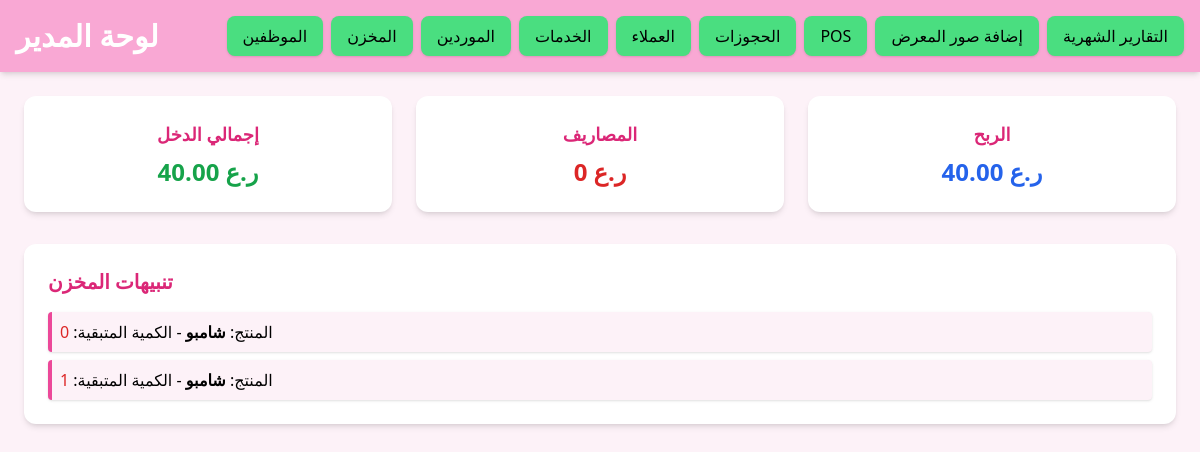
The app's page /admin (signed in), older data.
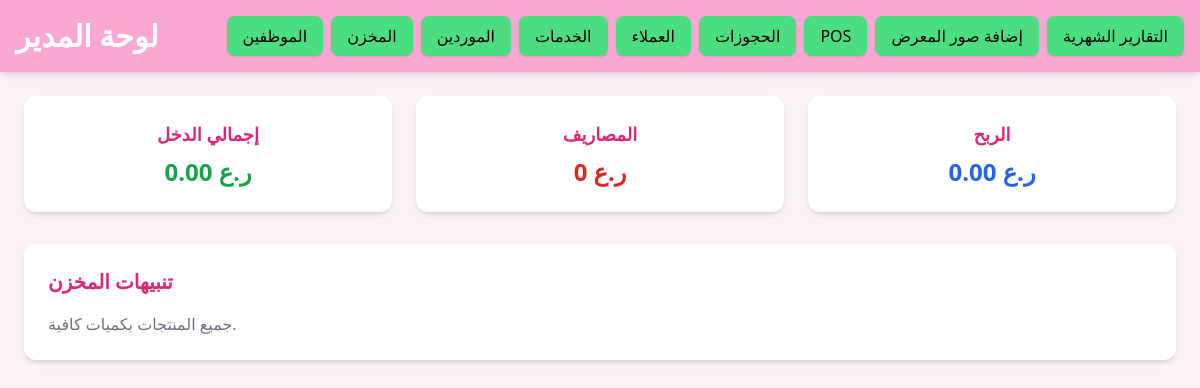
The same page, newer data.
### models.py (models this page shows)
class Inventory(db.Model):
    id = db.Column(db.Integer, primary_key=True)
    product = db.Column(db.String(150), nullable=False)
    quantity = db.Column(db.Integer, default=0)
    reorder_level = db.Column(db.Integer, default=10)
    updated_at = db.Column(db.DateTime, default=datetime.utcnow, onupdate=datetime.utcnow)
    image_url = db.Column(db.String(200))

### routes/main.py (the view)
@main_bp.route('/admin')
def admin_dashboard():
    if session.get('role') != 'admin':
        return "Access Denied", 403
    employees = (
        db.session.query(
            Employee.id,
            Employee.name,
            Employee.specialty,
            func.count(Booking.id).label('bookings_count'),
            func.coalesce(func.sum(Service.price), 0).label('total_earned')
        )
        .outerjoin(Booking, Booking.employee_id == Employee.id)
        .outerjoin(Service, Service.id == Booking.service_id)
        .group_by(Employee.id)
        .all()
    )
    services = Service.query.all()
    suppliers = Supplier.query.all()
    income_sum = db.session.query(func.coalesce(func.sum(Revenue.amount), 0)).scalar()
    expenses_sum = db.session.query(func.coalesce(func.sum(Expense.amount), 0)).scalar()
    salaries_sum = db.session.query(func.coalesce(func.sum(Salary.amount), 0)).scalar()
    income_sum = income_sum if isinstance(income_sum, Decimal) else Decimal(str(income_sum or 0))
    expenses_sum = expenses_sum if isinstance(expenses_sum, Decimal) else Decimal(str(expenses_sum or 0))
    salaries_sum = salaries_sum if isinstance(salaries_sum, Decimal) else Decimal(str(salaries_sum or 0))
    total_income = income_sum
    total_expenses = expenses_sum + salaries_sum
    total_profit = total_income - total_expenses
    low_stock_items = Inventory.query.filter(Inventory.quantity <= Inventory.reorder_level).all()
    return render_template(
        'admin_dashboard.html',
        employees=employees,
        services=services,
        suppliers=suppliers,
        username=session.get('username'),
        total_income=total_income,
        total_expenses=total_expenses,
        total_profit=total_profit,
        low_stock_items=low_stock_items
    )

### templates/admin_dashboard.html (shortened to what this page needs)
<!DOCTYPE html>
<html lang="en">
<head>
<script src="https://cdn.tailwindcss.com"></script>
</head>
<body class="bg-pink-50 font-sans">
<header class="bg-pink-300 p-4 shadow-md">
    <div class="flex items-center justify-between">
        <h1 class="text-3xl font-bold text-white">لوحة المدير</h1>
      <nav class="flex items-center gap-2">
    <a href="{{ url_for('main.employees') }}" class="bg-green-400 text-black py-2 px-4 rounded-lg shadow hover:bg-green-500 transition">الموظفين</a>
    <a href="{{ url_for('main.inventory_dashboard') }}" class="bg-green-400 text-black py-2 px-4 rounded-lg shadow hover:bg-green-500 transition">المخزن</a>
    <a href="{{ url_for('main.suppliers_dashboard') }}" class="bg-green-400 text-black py-2 px-4 rounded-lg shadow hover:bg-green-500 transition">الموردين</a>
    <a href="{{ url_for('main.admin_services') }}" class="bg-green-400 text-black py-2 px-4 rounded-lg shadow hover:bg-green-500 transition">الخدمات</a>
    <a href="{{ url_for('main.customers') }}" class="bg-green-400 text-black py-2 px-4 rounded-lg shadow hover:bg-green-500 transition">العملاء</a>
    <a href="{{ url_for('main.pos_bookings') }}" class="bg-green-400 text-black py-2 px-4 rounded-lg shadow hover:bg-green-500 transition">الحجوزات</a>
    <a href="{{ url_for('main.pos_dashboard') }}" class="bg-green-400 text-black py-2 px-4 rounded-lg shadow hover:bg-green-500 transition">POS</a>
    <a href="{{ url_for('main.admin_gallery') }}" class="bg-green-400 text-black py-2 px-4 rounded-lg shadow hover:bg-green-500 transition">إضافة صور المعرض</a>
    <a href="{{ url_for('main.monthly_reports') }}" class="bg-green-400 text-black py-2 px-4 rounded-lg shadow hover:bg-green-500 transition">التقارير الشهرية</a>
</nav>
    </div>
</header>
<main class="p-6 space-y-8">
  <div class="grid md:grid-cols-3 gap-6">
    <div class="bg-white p-6 rounded-xl shadow-md text-center">
        <h2 class="text-lg font-semibold text-pink-600 mb-2">إجمالي الدخل</h2>
        <p class="text-2xl font-bold text-green-600">{{ total_income }} ر.ع</p>
    </div>
    <div class="bg-white p-6 rounded-xl shadow-md text-center">
        <h2 class="text-lg font-semibold text-pink-600 mb-2">المصاريف</h2>
        <p class="text-2xl font-bold text-red-600">{{ total_expenses }} ر.ع</p>
    </div>
    <div class="bg-white p-6 rounded-xl shadow-md text-center">
        <h2 class="text-lg font-semibold text-pink-600 mb-2">الربح</h2>
        <p class="text-2xl font-bold text-blue-600">{{ total_profit }} ر.ع</p>
    </div>
  </div>
  <div class="bg-white p-6 rounded-xl shadow-md">
      <h2 class="text-xl font-semibold text-pink-600 mb-4">تنبيهات المخزن</h2>
      {% if low_stock_items %}
      <ul class="space-y-2">
          {% for item in low_stock_items %}
          <li class="bg-pink-50 border-l-4 border-pink-500 p-2 rounded shadow">
              المنتج: <span class="font-bold">{{ item.product }}</span> - الكمية المتبقية: <span class="text-red-600">{{ item.quantity }}</span>
          </li>
          {% endfor %}
      </ul>
      {% else %}
      <p class="text-gray-500">جميع المنتجات بكميات كافية.</p>
      {% endif %}
  </div>
</main>
</body>
</html>

Row changes from the older to the newer data that the page shows:
removed Inventory: product "شامبو", quantity "0"
removed Inventory: product "شامبو", quantity "1"
Text that changed along with them:
{{ total_income }}: "40.00" → "0.00"
{{ total_profit }}: "40.00" → "0.00"
text now shown: "جميع المنتجات بكميات كافية."
